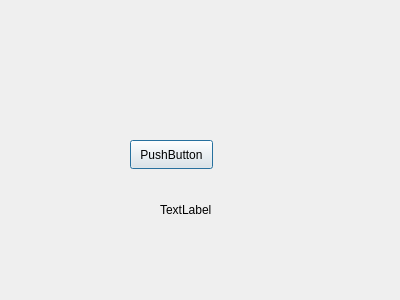
<?xml version="1.0" encoding="UTF-8"?>
<ui version="4.0">
 <class>create</class>
 <widget class="QDialog" name="create">
  <property name="geometry">
   <rect>
    <x>0</x>
    <y>0</y>
    <width>400</width>
    <height>300</height>
   </rect>
  </property>
  <property name="windowTitle">
   <string>Dialog</string>
  </property>
  <widget class="QPushButton" name="push_btn">
   <property name="geometry">
    <rect>
     <x>130</x>
     <y>140</y>
     <width>83</width>
     <height>29</height>
    </rect>
   </property>
   <property name="text">
    <string>PushButton</string>
   </property>
  </widget>
  <widget class="QLabel" name="label">
   <property name="geometry">
    <rect>
     <x>160</x>
     <y>200</y>
     <width>63</width>
     <height>20</height>
    </rect>
   </property>
   <property name="text">
    <string>TextLabel</string>
   </property>
  </widget>
 </widget>
 <resources/>
 <connections/>
</ui>
